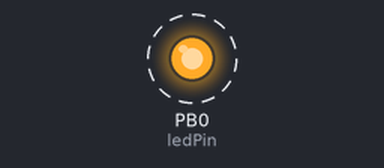
Simulated run of this sketch. Board: ATtiny85, built with avr-gcc and run on an emulated ATtiny85. Shown: output pins drawn as LEDs (lit = HIGH). Dashed ring = blinking.

Above: at 0.06 s.
Timing chart, 0 to 3.0 s (numbered marks = the images above):
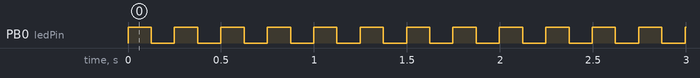

Measured:
- by itself, PB0 (ledPin): alternates HIGH for 0.12 s and LOW for 0.12 s

The sketch:

timer0_100hz_1000000.ino
```cpp
// (licence header left out)
#define ledPin 0
volatile int divider=0;

void setupTimer0() {
  noInterrupts();
  // Clear registers
  TCCR0A = 0;
  TCCR0B = 0;
  TCNT0 = 0;

  // 100.16025641025641 Hz (1000000/((155+1)*64))
  OCR0A = 155;
  // CTC
  TCCR0A |= (1 << WGM01);
  // Prescaler 64
  TCCR0B |= (1 << CS01) | (1 << CS00);
  // Output Compare Match A Interrupt Enable
  TIMSK |= (1 << OCIE0A);
  interrupts();
}

void setup() {
  pinMode(ledPin, OUTPUT);
  setupTimer0();
}

void loop() {
}

ISR(TIMER0_COMPA_vect) {
  if(divider==0)
    digitalWrite(ledPin, digitalRead(ledPin) ^ 1);
  divider++;
  divider%=100;
}
```
